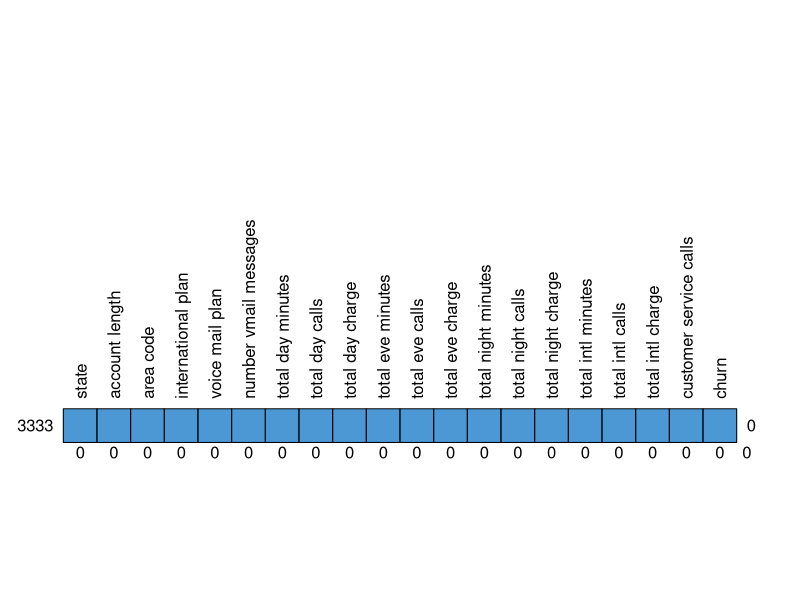
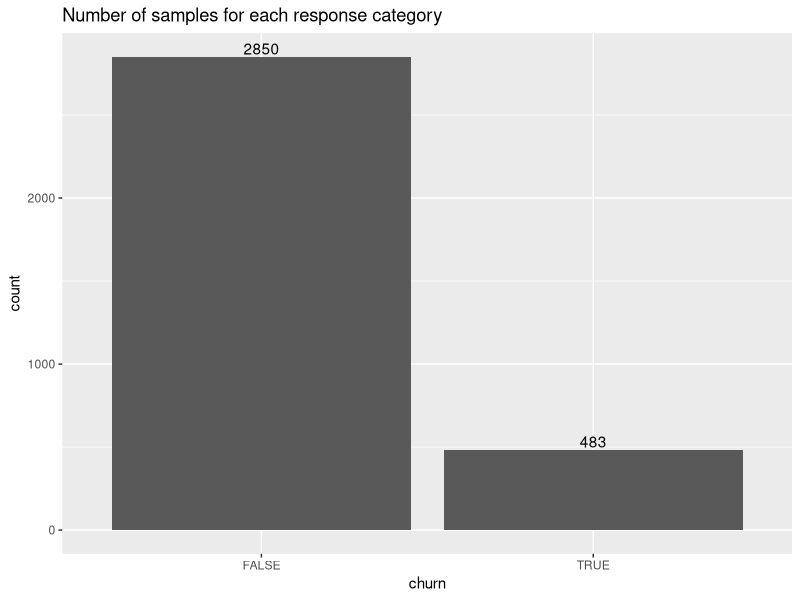
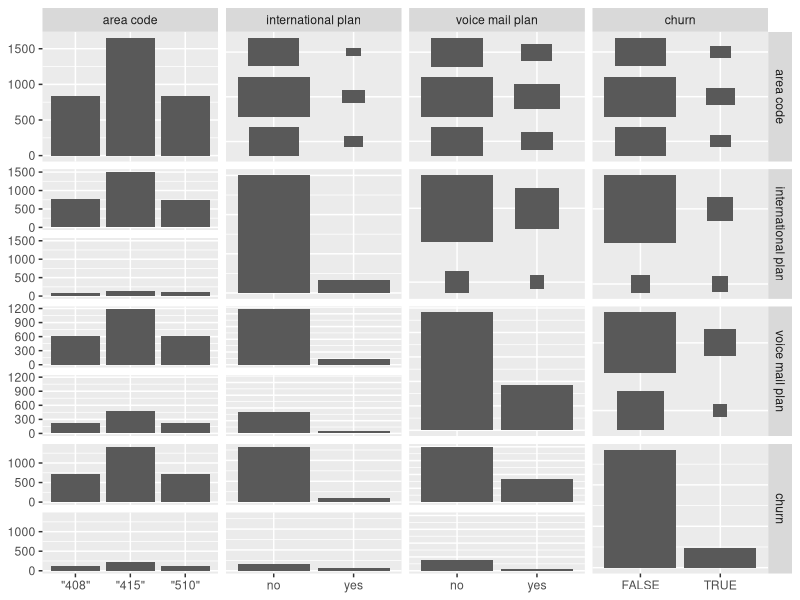
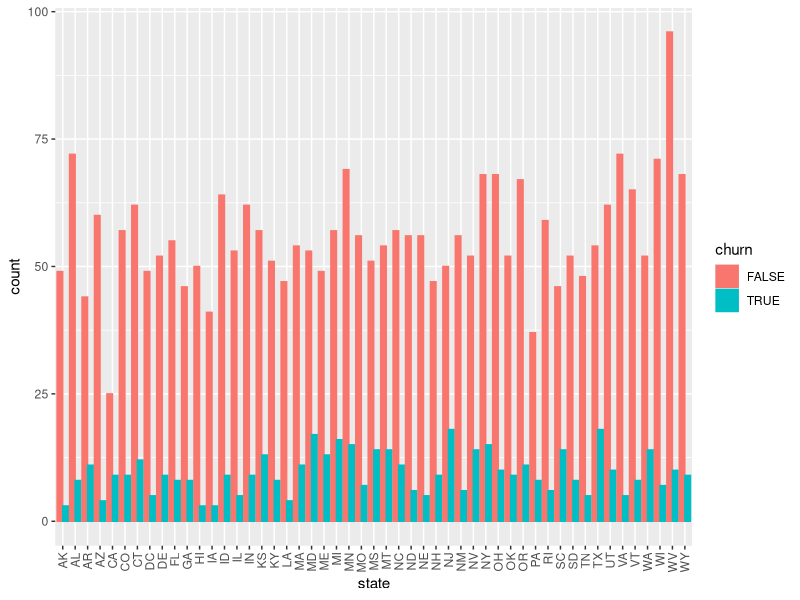
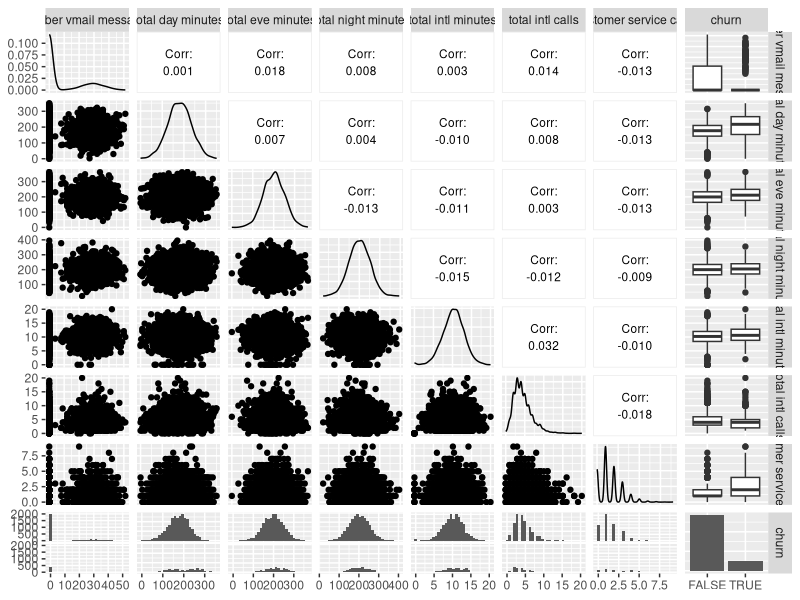
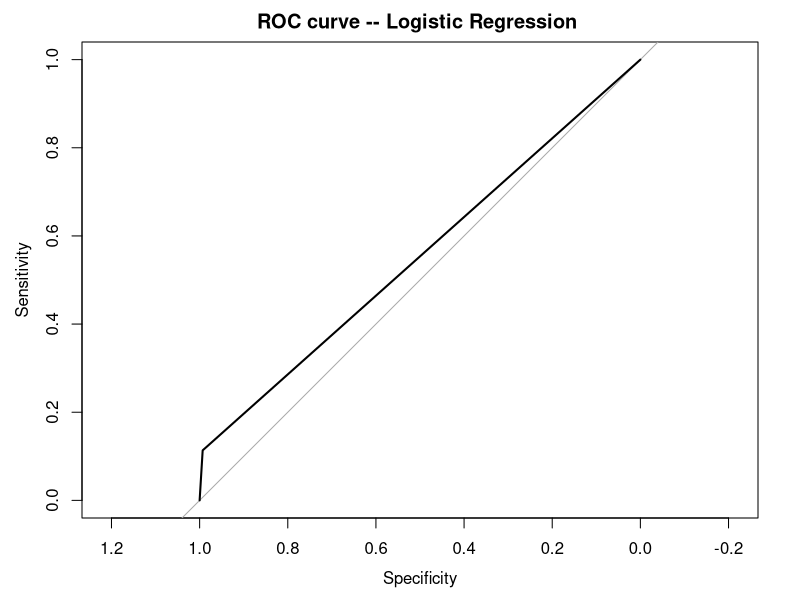
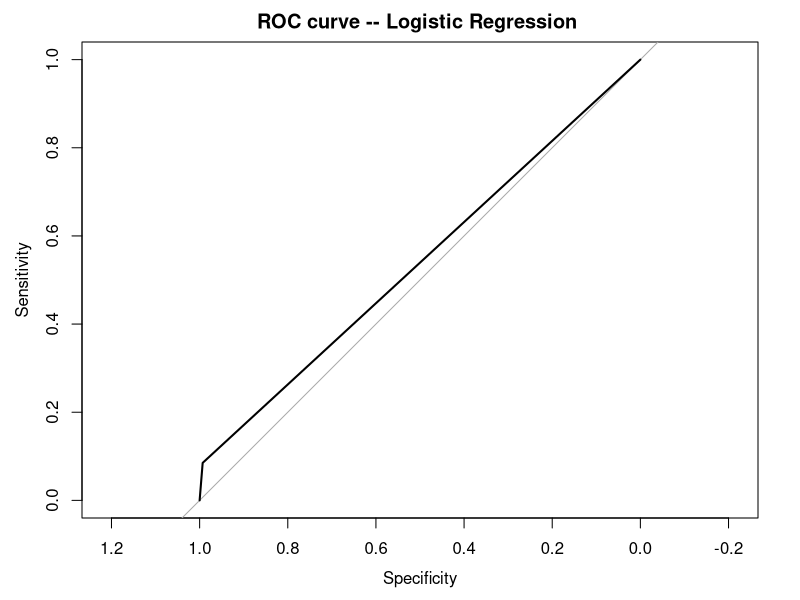
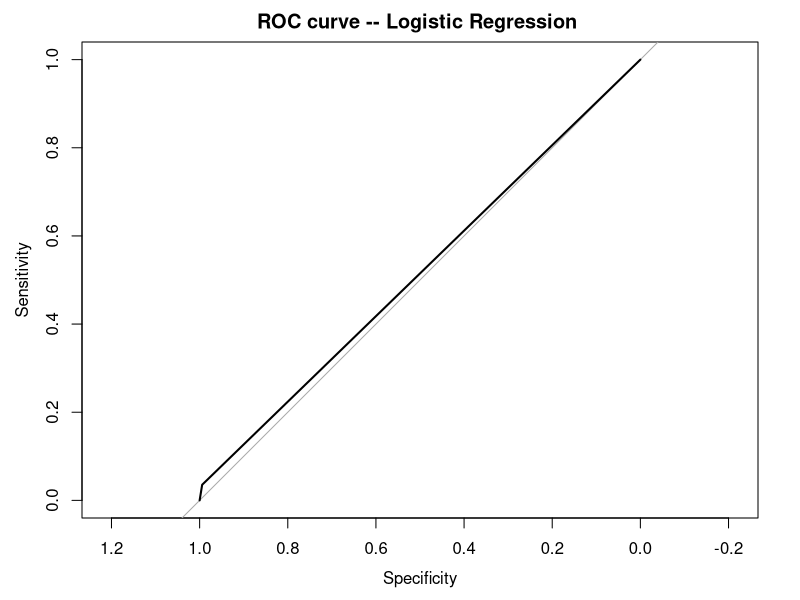

The R source for these figures, in order:
## ---- chunk 1
knitr::opts_chunk$set(echo = TRUE)
## ---- chunk 2
library(tidyverse)
data <- read_csv("Customer_telecom.csv")

# take a peak at the data
head(data)

# immediately drop phone number as a predictor
data <- data[,-4]

# check structure of data
str(data)
# change strings into factors
data$state <- factor(data$state)
data$`area code` <- factor(data$`area code`)
data$`international plan` <- factor(data$`international plan`)
data$`voice mail plan` <- factor(data$`voice mail plan`)
# recheck structure of data to make sure factoring worked
str(data)

# check for missing data - NO MISSING DATA!!
library(mice)
md.pattern(data, rotate.names=TRUE)

# check for balance - NOT BALANCED, FALSE=2850, TRUE=483
library(ggplot2)
ggplot(data=data, aes(x=churn)) +
  geom_bar() +
  geom_text(stat='count', aes(label=..count..), vjust=-0.2) +
  ggtitle("Number of samples for each response category")

# summary statistics to check for any strangeness in the data - NO ISSUES OBSERVED
summary(data)

# let's look at the few categorical predictors
library(GGally)
ggpairs(data[,c(3,4,5,20)], upper = list(continuous = GGally::wrap(ggally_cor,
                                               size = 3,
                                               color ="black",
                                               stars = F)))
# it seems state actually has some predictive capabilities (surprisingly)
# but only a few states are meaningful - it's not worth it to include all 51 states
ggplot(data, aes(x=state, fill=churn, color=churn)) +
  geom_bar(position="dodge") +
  scale_x_discrete(guide = guide_axis(angle = 90))
lm.state <- glm(churn ~ state, data=data, family="binomial")
summary(lm.state)
lm.areacode <- glm(churn ~ `area code`, data=data, family="binomial")
summary(lm.areacode)
# drop state and area code
data <- data[,c(-1,-3)]

# now let's look for correlation between quantitative predictors/response
cor(data[,c(1,4:18)])
# drop uncorrelated categories - account length, day calls, eve calls, night calls
# drop one of the highly correlated pairs - day charge, eve charge, night charge
data <- data[,c(-1,-6,-7,-9,-10,-12,-13,-16)]

# final check of structure - 10 predictors, 1 response
str(data)

# plot the remaining quantitative variables' pairwise correlation
ggpairs(data = data[,3:10], upper = list(continuous = GGally::wrap(ggally_cor,
                                                            size = 3,
                                                            color ="black",
                                                            stars = F)))
## ---- chunk 3
set.seed(5544)
split_index <- sample(c(TRUE,FALSE), nrow(data), replace=TRUE, prob=c(0.7, 0.3))
train <- data[split_index,]
test <- data[!split_index,]
## ---- chunk 4
# model 1: use all the filters
lm.all <- glm(churn ~ ., data=train, family="binomial")
summary(lm.all)
lm.all.prob <- predict(lm.all, newdata=test, type="response")
lm.all.pred <- rep(FALSE, nrow(test))
lm.all.pred[lm.all.prob > 0.65] <- TRUE
table(lm.all.pred, test$churn)
lm.all.accuracy <- mean(lm.all.pred == test$churn)
lm.all.accuracy
library(pROC)
roc_score=roc(as.numeric(test$churn), as.numeric(lm.all.pred)) #AUC score
plot(roc_score ,main ="ROC curve -- Logistic Regression ")

# model 2: remove the least significant predictors
lm2 <- glm(churn ~ . -`number vmail messages` -`total night minutes` -`total intl calls`, data=train, family="binomial")
summary(lm2)
lm2.prob <- predict(lm2, newdata=test, type="response")
lm2.pred <- rep(FALSE, nrow(test))
lm2.pred[lm2.prob > 0.65] <- TRUE
table(lm2.pred, test$churn)
lm2.accuracy <- mean(lm2.pred == test$churn)
lm2.accuracy
roc_score=roc(as.numeric(test$churn), as.numeric(lm2.pred)) #AUC score
plot(roc_score ,main ="ROC curve -- Logistic Regression ")

# model 3: only use the most significant predictors
lm3 <- glm(churn ~ `international plan` + `total day minutes` + `customer service calls`, data=train, family="binomial")
summary(lm3)
lm3.prob <- predict(lm3, newdata=test, type="response")
lm3.pred <- rep(FALSE, nrow(test))
lm3.pred[lm3.prob > 0.65] <- TRUE
table(lm3.pred, test$churn)
lm3.accuracy <- mean(lm3.pred == test$churn)
lm3.accuracy
roc_score=roc(as.numeric(test$churn), as.numeric(lm3.pred)) #AUC score
plot(roc_score ,main ="ROC curve -- Logistic Regression ")
## ---- chunk 5
library(MASS)
lda.fit <- lda(churn ~ ., data=train)
lda.fit
plot(lda.fit)

lda.prob <- predict(lda.fit, newdata=test)
lda.pred <- rep(TRUE, nrow(test))
lda.pred[lda.prob$posterior[,1] > 0.65] <- FALSE
table(lda.pred, test$churn)
lda.accuracy <- mean(lda.pred == test$churn)
lda.accuracy
## ---- chunk 6
qda.fit <- qda(churn ~ ., data=train)
qda.fit

qda.prob <- predict(qda.fit, newdata=test)
qda.pred <- rep(TRUE, nrow(test))
qda.pred[qda.prob$posterior[,1] > 0.65] <- FALSE
table(qda.pred, test$churn)
qda.accuracy <- mean(qda.pred == test$churn)
qda.accuracy
## ---- chunk 7
library(e1071)
nb.fit <- naiveBayes(churn ~ ., data=train)
nb.fit

nb.pred <- predict(nb.fit, newdata=test)
table(nb.pred, test$churn)
nb.accuracy <- mean(nb.pred == test$churn)
nb.accuracy
